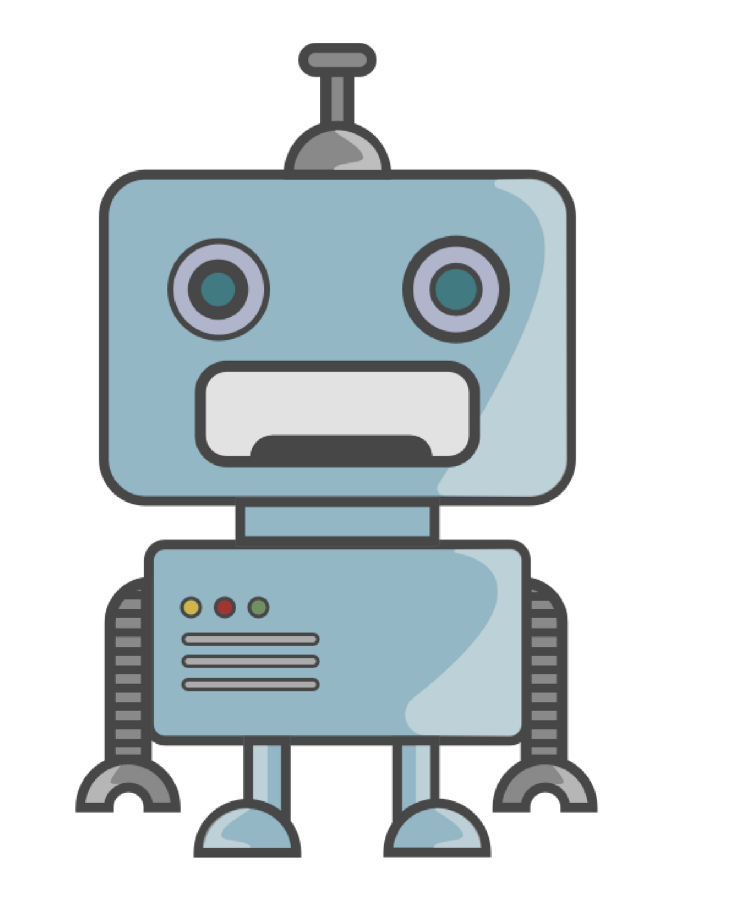
#> input picture imgs/robot.png, 731 x 907 px
$ python simulation.py
#> lines starting #> are read from the running program, lines starting #| are printed output that depends on the picture
### P3_Slam/utils.py
#!/usr/bin/env python3
# -*- coding: utf-8 -*-
"""
Created on Thu Jul 26 19:22:40 2018
@author: pabloruizruiz
"""

from math import *
import numpy as np
import pandas as pd
from random import random

import seaborn as sns
import matplotlib.pyplot as plt
import matplotlib.image as image
from matplotlib.offsetbox import OffsetImage, AnnotationBbox

from objects import landmark
robot = image.imread('imgs/robot.png')
#> robot is the input picture: shape (907, 731, 4) float32; mean R, G, B, A 0.238, 0.272, 0.284, 0.438
tree  = image.imread('imgs/tree.png')
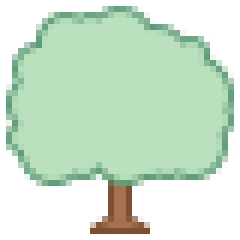
#> input picture imgs/tree.png, 40 x 40 px (shown 6 times larger)
#> tree is the input picture: shape (40, 40, 4) float32; mean R, G, B, A 0.422, 0.516, 0.428, 0.605


def make_landmarks(agent, num_landmarks):
    ''' Create random landmarks on the world '''
    landmarks = []
    for i in range(num_landmarks):
        l = landmark(x = round(random() * (agent.world_size - 2)),
                     y = round(random() * (agent.world_size - 2)))
        landmarks.append(l)
    agent.landmarks = landmarks
    agent.num_landmarks = len(agent.landmarks)


# [8 lines left out: function print_beliefs, not called in this run]


def display_world(agent, estimates=None):
    ''' Display the world, with the estimation if any '''
    world_size = agent.world_size
    position = (agent.x, agent.y)
    mrange = agent.measurement_range
    landmarks = agent.landmarks

    sns.set_style("dark")
    fig, ax = plt.subplots()

    # Create the robot
    oi = OffsetImage(robot, zoom = 0.04)
    box = AnnotationBbox(oi, (position[0], position[1]), frameon=False)
    ax.add_artist(box)
    ax.plot(position[0], position[1])

    # Plot the measurement_range
    m_range = plt.Circle((position[0], position[1]), radius=mrange, alpha=0.15, color='blue')
    ax.add_artist(m_range)

    # Draw landmarks if they exists
    if(landmarks is not None):
        oit = OffsetImage(tree, zoom = 0.7)
        lands = [l.position for l in landmarks]
        # loop through all path indices and draw a tree (unless it's at the robot's location)
        for pos in lands:
            if(pos != position):
                boxt = AnnotationBbox(oit, (pos[0], pos[1]), frameon=False)
                ax.add_artist(boxt)

    # Draw estimates
    if estimates is not None and len(estimates) > 0:

        # [5 lines of commented-out code are left out]
        cc = position # Put the estimate position here were corrected
        points = [(x,y) for x,y in estimates]
        x_p, y_p = zip(*points)
        for p in points:
            x, y = zip(*[p,cc])
            ax.plot(x, y, color = 'green')
#        ax.scatter(cc[0], cc[1], s=20, color='black')
        ax.scatter(x_p, y_p, s=30, color='green', marker = 'x')

    # Format the grid
    cols = world_size + 1
    rows = world_size + 1

    ax.set_xticks([x for x in range(0, cols)], minor=False)
    ax.set_yticks([y for y in range(0, rows)], minor=False)

    ax.grid(which='minor',ls='-',lw=1, color='white')
    ax.grid(which='major',ls='-',lw=2, color='white')

    plt.show()


def plot_estimations(mu, re):

    di = mu - re
    er = np.zeros((di.shape[0])).reshape(-1,1)
    for i, p in enumerate(er):
        er[i] = np.sqrt(di[i][0]**2 + di[i][1]**2)

    mu = pd.DataFrame(mu, columns = ['x', 'y'])
    re = pd.DataFrame(re, columns = ['x', 'y'])

    fig, (ax1, ax2, ax3) = plt.subplots(3, 1, gridspec_kw = {'height_ratios':[1, 1, 3]}, figsize = (15,10))
    sns.heatmap(mu.T, cmap='Blues', annot=True, linewidths=.5, cbar=False, xticklabels=(np.arange(50) + 1), ax=ax1)
    sns.heatmap(re.T, cmap='Blues', annot=True, linewidths=.5, cbar=False, xticklabels=(np.arange(50) + 1), ax=ax2)
    sns.barplot(x=(np.arange(50) + 1), y = er.reshape(-1,), color = 'red')
    ax1.set_title('Predictions')
    ax2.set_title('Real position')
    ax3.set_title('Errors')
    plt.show()


#
#
#def make_data(N, num_landmarks, world_size, measurement_range, motion_noise,
#              measurement_noise, distance):
#
#    # check that data has been made
#    try:
#        check_for_data(num_landmarks, world_size, measurement_range, motion_noise, measurement_noise)
#    except ValueError:
#        print('Error: You must implement the sense function in robot_class.py.')
#        return []
#
#    complete = False
#
#    r = robot(world_size, measurement_range, motion_noise, measurement_noise)
#    r.make_landmarks(num_landmarks)
#
#    while not complete:
#
#        data = []
#
#        seen = [False for row in range(num_landmarks)]
#
#        # guess an initial motion
#        orientation = random() * 2.0 * pi
#        dx = cos(orientation) * distance
#        dy = sin(orientation) * distance
#
#        for k in range(N-1):
#
#            # collect sensor measurements in a list, Z
#            Z = r.sense()
#
#            # check off all landmarks that were observed
#            for i in range(len(Z)):
#                seen[Z[i][0]] = True
#
#            # move
#            while not r.move(dx, dy):
#                # if we'd be leaving the robot world, pick instead a new direction
#                orientation = random() * 2.0 * pi
#                dx = cos(orientation) * distance
#                dy = sin(orientation) * distance
#
#            # collect/memorize all sensor and motion data
#            data.append([Z, [dx, dy]])
#
#        # we are done when all landmarks were observed; otherwise re-run
#        complete = (sum(seen) == num_landmarks)
#
#    print(' ')
#    print('Landmarks: ', r.landmarks)
#    print(r)
#
#
#    return data
#
#
#def check_for_data(num_landmarks, world_size, measurement_range, motion_noise, measurement_noise):
#    # make robot and landmarks
#    r = robot(world_size, measurement_range, motion_noise, measurement_noise)
#    r.make_landmarks(num_landmarks)
#
#    # check that sense has been implemented/data has been made
#    test_Z = r.sense()
#    if(test_Z is None):
#        raise ValueError


# Backup definition of display world
#def display_world(agent):
#
#    world_size = agent.world_size
#    position = (agent.x, agent.y)
#    mrange = agent.measurement_range
#    landmarks = agent.landmarks
#
#    sns.set_style("dark")
#    fig, ax = plt.subplots()
#
#    # Create the robot
#    oi = OffsetImage(robot, zoom = 0.04)
#    box = AnnotationBbox(oi, (position[0], position[1]), frameon=False)
#    ax.add_artist(box)
#    ax.plot(position[0], position[1])
#
#    # Plot the measurement_range
#    m_range = plt.Circle((position[0], position[1]), radius=mrange, alpha=0.15, color='blue')
#    ax.add_artist(m_range)
#
#    # Draw landmarks if they exists
#    if(landmarks is not None):
#        landmarks = [l.position for l in landmarks]
#        oit = OffsetImage(tree, zoom = 0.7)
#        # loop through all path indices and draw a tree (unless it's at the car's location)
#        for pos in landmarks:
#            if(pos != position):
#                boxt = AnnotationBbox(oit, (pos[0], pos[1]), frameon=False)
#                ax.add_artist(boxt)
#
#    # Format the grid
#    cols = world_size + 1
#    rows = world_size + 1
#
#    ax.set_xticks([x for x in range(0, cols)],minor=False )
#    ax.set_yticks([y for y in range(0, rows)],minor=False)
#
#    ax.grid(which='minor',ls='-',lw=1, color='white')
#    ax.grid(which='major',ls='-',lw=2, color='white')
#
#    plt.show()

### objects.py
#!/usr/bin/env python3
# -*- coding: utf-8 -*-
"""
Created on Thu Jul 26 18:51:21 2018
@author: pabloruizruiz
"""

import random
from random import randint
import numpy as np

from brain import update_beliefs
from brain import initialize_brain


class landmark:

    def __init__(self, x = 0, y = 0, visible=False):
        self.position = (x, y)
        self.visible = visible


class control:

    def __init__(self):
        self.self_ = list()
        self.landmarks_ = list()


class agent:

    def __init__(self, timesteps = 3, world_size = 100.0,
                 measurement_range = 5.0, motion_noise = None, measurement_noise = None, comments=False):
        self.lifetime = timesteps
        self.age = 0.0
        self.measurement_noise = 0.0
        self.world_size = world_size
        self.measurement_range = measurement_range
        self.x = world_size / 2.0
        self.y = world_size / 2.0
        self.motion_noise = motion_noise
        self.measurement_noise = measurement_noise
        self.landmarks = []
        self.num_landmarks = 0
        self.omega = None
        self.xi = None
        self.mu = None
        self.control = control()
        self.control.self_.append([self.x, self.y])
        self.comments = comments


    def wakeup(self, N):
        ''' Wake up the agent with this time step life span and the world he is in '''
        self.omega, self.xi = initialize_brain(N, self.num_landmarks, self.world_size)
        self.control.landmarks_ = [(0,0) for _ in range(self.num_landmarks)]


    def get_old(self):
        ''' Time pass also for robots '''
        self.age += 1


    def think(self, i, x, y, noise, act:str):
        ''' Brain of the agent that store its belief states space '''
        err = 'Hey, I only know how to move and see... Teach me more things!'
        assert act == 'sense' or act == 'move', err
        self.omega, self.xi, _ = update_beliefs(self.lifetime, self.omega, self.xi,
                                                      self.age, i, x, y, noise, act)

    def move(self):
        ''' Move the agent. Assert we are not leaving the word! '''
        # Ensure the new position would be out of the world
        s = 3
        dx = randint(max(-s, int(0 - self.x + 1)), min(int(self.world_size - self.x -1), s))
        dy = randint(max(-s, int(0 - self.y + 1)), min(int(self.world_size - self.y -1), s))
        if self.comments: print('Moving: ', (dx, dy))

        # Change the new position and introduce some real world inaccuracy
        x = self.x + dx + random.uniform(-1, 1) * self.motion_noise
        y = self.y + dy + random.uniform(-1, 1) * self.motion_noise

        # Conclude, update beliefs and update position
        if self.comments:
            print('* Sensing my movement...')
            print('* Thinking, updating my matrices...')
            print('-'*len('* Thinking, updating my matrices...'))
        self.think(0, dx, dy, self.measurement_noise, act='move')
        self.x = x
        self.y = y

        # Append to the control of the position
        self.control.self_.append([self.x, self.y])


    def sense(self):
        ''' Look at the landmarks and stimate the distance '''
        measurements = []
        for i, l in enumerate(self.landmarks):

            # Calculate the distance to landmark
            lx, ly = l.position[0], l.position[1]
            dx, dy = self.x - lx, self.y - ly
            d = np.sqrt(dx**2 + dy**2)

            # Add noise to landmark estimation(sensors are not perfect!)
            lx += random.uniform(-1, 1) * self.measurement_noise
            ly += random.uniform(-1, 1) * self.measurement_noise

            if d > self.measurement_range:
                self.landmarks[i].visible = False

            # Ensure the measure is within the measurable range
            if d < self.measurement_range:

                if self.comments: print('* Calculating distance to landmark #{}...'.format(i+1))
                measurements.append([lx, ly]) # The measurement is the noised position of the landmark

                if self.comments: print('* Thinking, updating my matrices...')
                self.think(i, dx, dy, self.measurement_noise, act='sense') # The omega-xi matrices get the distance to landmaks

                # Update the visible field of the landmark
                self.landmarks[i].visible = True

        # Have a conclusion
        if self.comments:
            conclusion = '\n\n Alright! I am detecting {} tree(s) on my sensor range'
            print(conclusion.format(len(measurements)))
            print('-'*len(conclusion))
        return measurements


    def __repr__(self):
        ''' Overwrite printting function to print agent location '''
        return '[x=%.5f y=%.5f]'  % (self.x, self.y)


### brain.py
#!/usr/bin/env python3
# -*- coding: utf-8 -*-
"""
Created on Fri Jul 27 08:54:29 2018
@author: pabloruizruiz
"""

import numpy as np


def initialize_brain(N, num_landmarks, world_size):
    ''' Initialize O and Sigma with only knowing the initial position '''
    rows, cols = (2*N + 2*num_landmarks), (2*N + 2*num_landmarks)
    cx, cy = world_size / 2, world_size / 2

    O = np.zeros((rows, cols))
    xi = np.zeros((rows, 1))

    # Initialize with 100% confidence at the center of the world
    O[0][0], O[1][1] = 1, 1
    xi[0][0], xi[1][0] = cx, cy
    return O, xi


def update_beliefs(N, O, xi, n:int, i:int, x, y, noise, act: str = 'sense'):
    ''' Recalculate matrices based on new perception '''
    i = int(i)
    n = int(n)

    # Measurement steps
    if act == 'sense':

        x_pos,y_pos = n*2, n*2+1
        l_x_pos,l_y_pos = (N+i)*2, (((N+i)*2)+1)

        O[x_pos,x_pos] -= 1/noise
        O[x_pos,l_x_pos] += 1/noise
        O[l_x_pos,x_pos] += 1/noise
        O[l_x_pos,l_x_pos] -= 1/noise

        O[y_pos,y_pos] -= 1/noise
        O[y_pos,l_y_pos] += 1/noise
        O[l_y_pos,y_pos] += 1/noise
        O[l_y_pos,l_y_pos] -= 1/noise

        xi[x_pos] += x/noise
        xi[l_x_pos] -= x/noise
        xi[y_pos] += y/noise
        xi[l_y_pos] -= y/noise

    # Motion Steps
    elif act == 'move':

        x_pos,y_pos = n*2, n*2+1
        x_pos_m, y_pos_m = (n+1)*2, ((n+1)*2)+1

        O[x_pos,x_pos] -= 1/noise
        O[x_pos,x_pos_m] += 1/noise
        O[x_pos_m,x_pos] += 1/noise
        O[x_pos_m,x_pos_m] -= 1/noise

        O[y_pos,y_pos] -= 1/noise
        O[y_pos,y_pos_m] += 1/noise
        O[y_pos_m,y_pos] += 1/noise
        O[y_pos_m,y_pos_m] -= 1/noise

        xi[x_pos] += x/noise
        xi[x_pos_m] -= x/noise
        xi[y_pos] += y/noise
        xi[y_pos_m] -= y/noise

    # print('|O| = ', np.linalg.det(O))
    # mu = np.dot(np.linalg.inv(O), xi)
    return O, xi, 0

### simulation.py
#!/usr/bin/env python3
# -*- coding: utf-8 -*-
"""
Created on Thu Jul 26 19:19:51 2018
@author: pabloruizruiz
"""

import os
import numpy as np
from objects import agent
from matplotlib import pyplot as plt

os.chdir('/Users/pabloruizruiz/OneDrive/Proyectos/Udacity CVNP/P3_Slam_2')
from utils import display_world, make_landmarks, plot_estimations


# 1 - Construct the world, create the agent and place the landmarks
# -----------------------------------------------------------------

''' Parameters of the world '''
timesteps          = 50                      # Number of time steps the agent will live
world_size         = 30                     # Size of world (square)
measurement_range  = 10                      # Range at which we can sense landmarks
motion_noise       = 0.2                    # Noise in robot motion
measurement_noise  = 0.2                    # Noise in the measurements
num_landmarks = 3                           # Number of Landmarks to include in the world
plt.rcParams["figure.figsize"] = (10,10)    # Size of the visualization of the simulation


# 1.1 - Creates an Agent

r = agent(timesteps, world_size, measurement_range, motion_noise, measurement_noise)
#display_world(agent = r)


# 1.2 - Create any number of landmarks
make_landmarks(r, num_landmarks)
#display_world(agent = r)


# 2 - Agent starts to move and sense the world
# --------------------------------------------

# 2.1 - Wake up agent
r.wakeup(timesteps)
print('Waking up, initializing system...: ', '\n', r.omega, '\n', r.xi, '\n', r.mu, '\n')
print('Good, I am certain I am at time 0, and position', r)


# 2.2 - Sense any surrounding landmarks
measurements = r.sense()
display_world(agent = r, estimates = measurements)
#> in display_world, `plt.show()`:
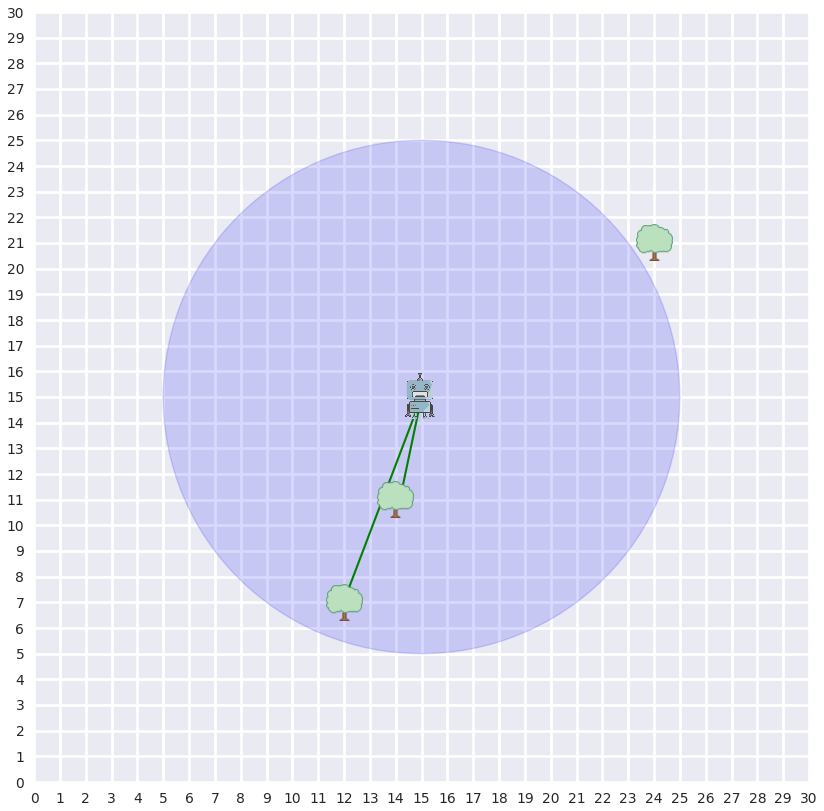
#> figure drawn by matplotlib, 1 panel


# 3 - Move the agent
# ------------------
for t in range(timesteps - 1):

    # 3.1 - Explore the world
    r.move()

    # 3.2 - Sense the landmarks within the agent range
    measurements = r.sense()

    # 3.3 - Age the agent
    r.get_old()

    # 3.4 - Display current picture of the world
    if t % 10 == 0:
        display_world(agent = r, estimates = measurements)
#> this loop made 49 passes
#> (points in display_world, x_p in display_world, y_p in display_world) on passes 1, 11, 31: ([(12.19, 7.12), (14.16, 10.92)], (12.19, 14.16), (7.12, 10.92)), ([(23.89, 21.12), (13.84, 10.86)], (23.89, 13.84), (21.12, 10.86)), ([(11.99, 6.93), (14.12, 11.12)], (11.99, 14.12), (6.93, 11.12))
#> (x_p in display_world, y_p in display_world) on pass 21: ((23.97,), (21.06,))
#> pass 1, in display_world (call 2), `plt.show()`:
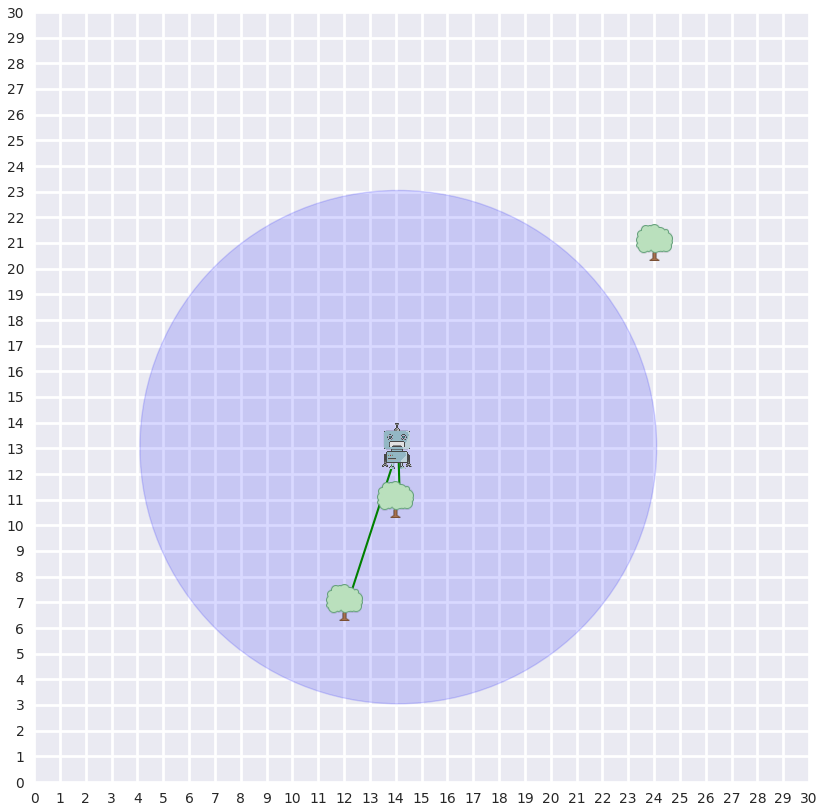
#> figure drawn by matplotlib, 1 panel


mu = np.dot(np.linalg.inv(r.omega), r.xi).reshape(-1,2)[:-3,:]
re = np.array(r.control.self_)
plot_estimations(mu, re)
#> in plot_estimations, `plt.show()`:
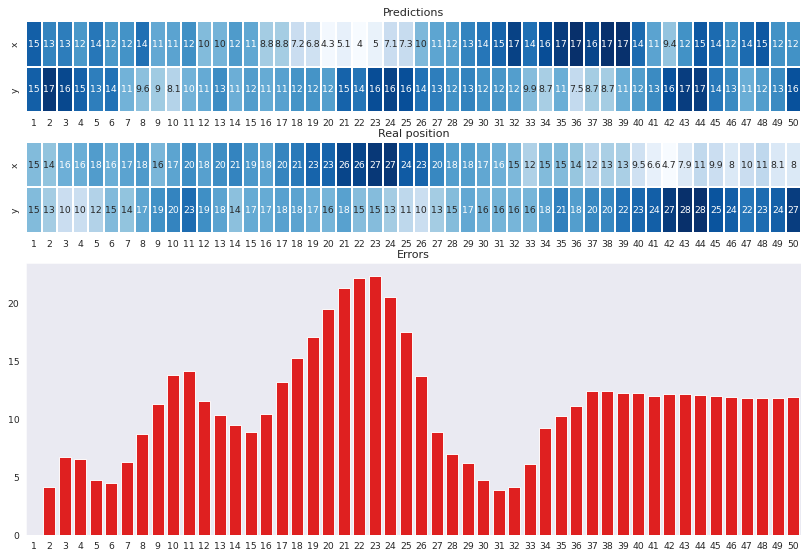
#> figure drawn by matplotlib, 3 panels; panel 3: tallest bar 22.31 high, from x = 21.6 to 22.4
